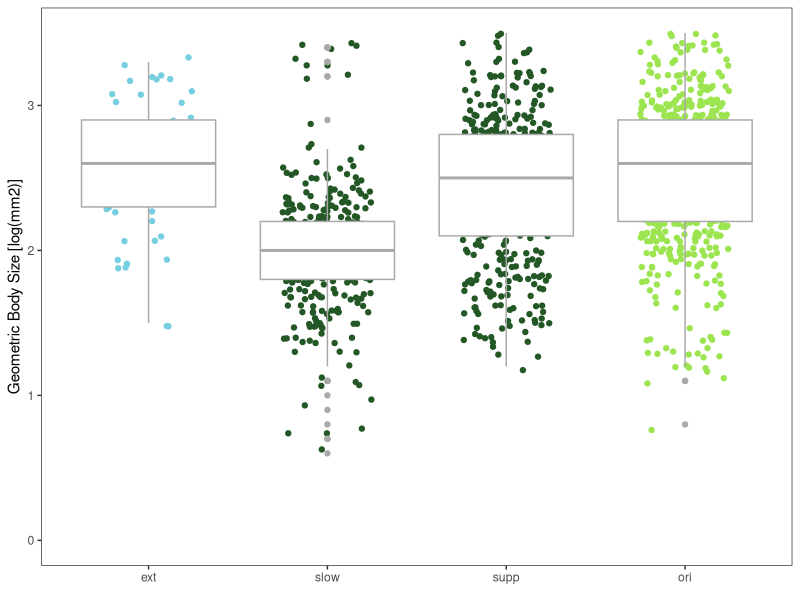
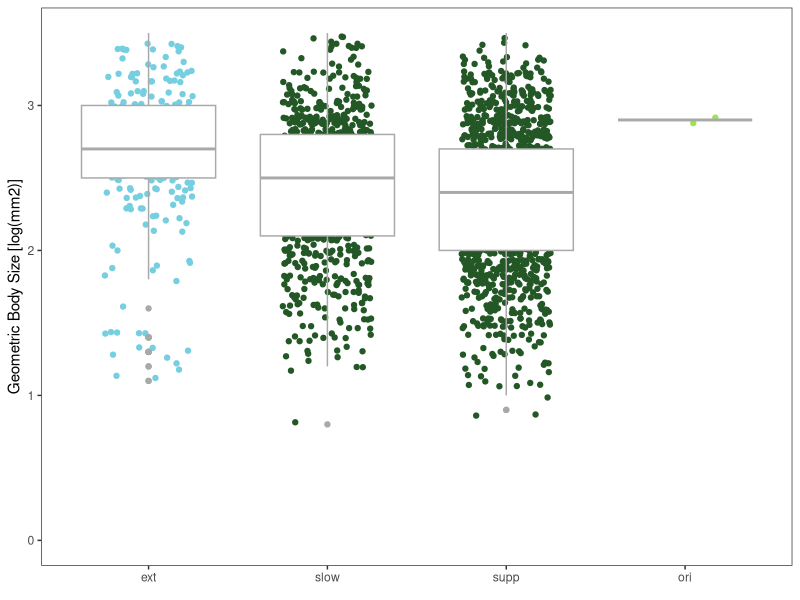
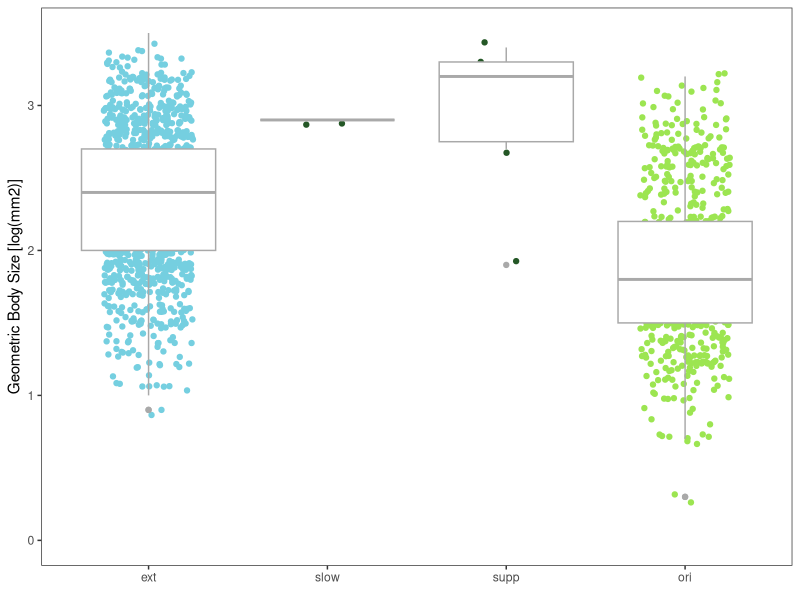
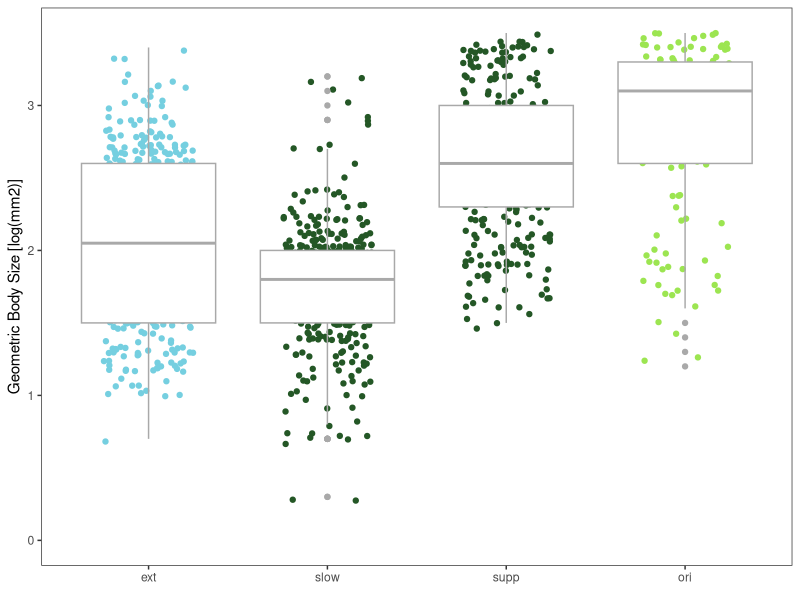
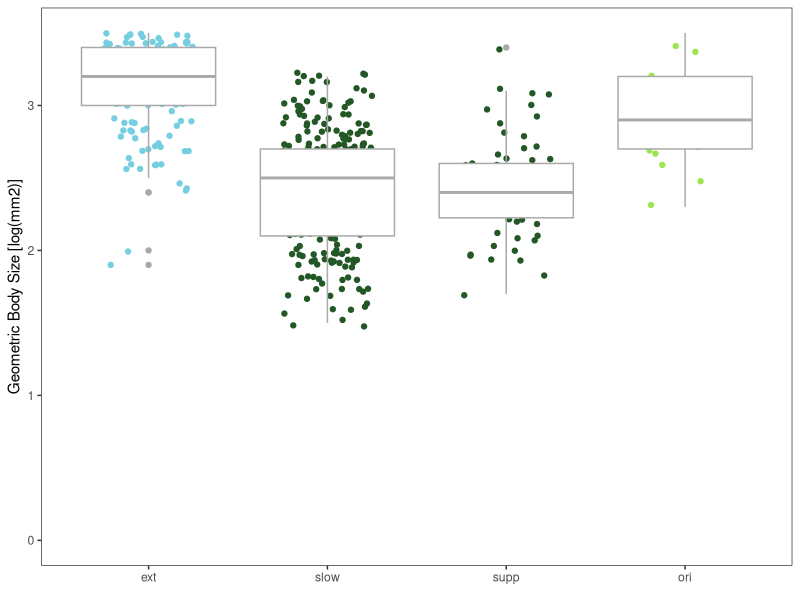
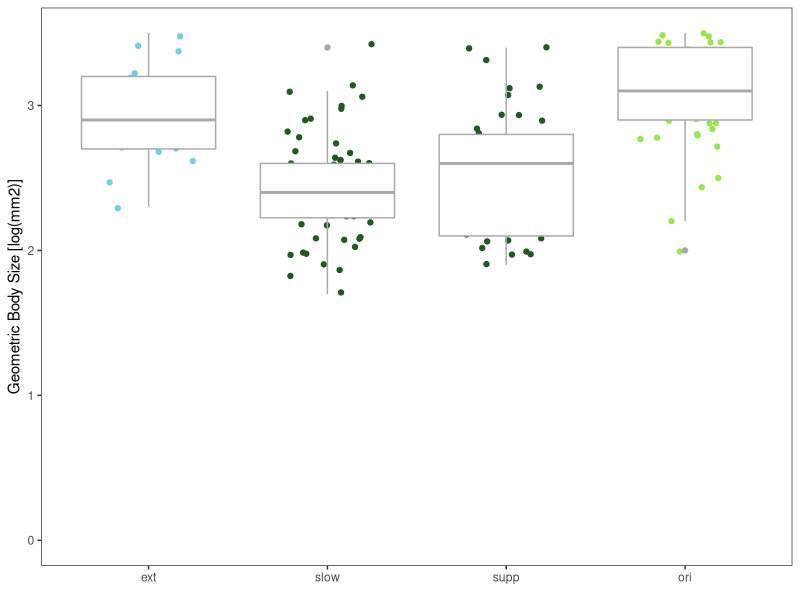
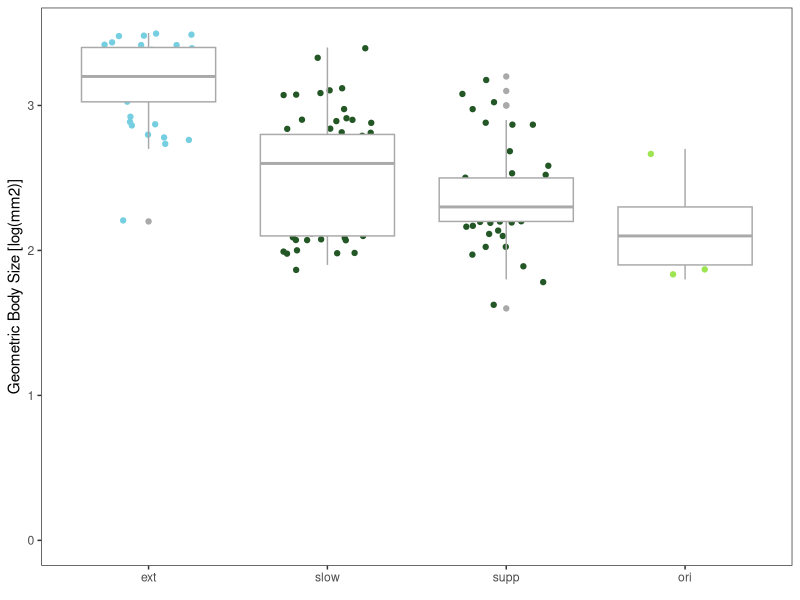
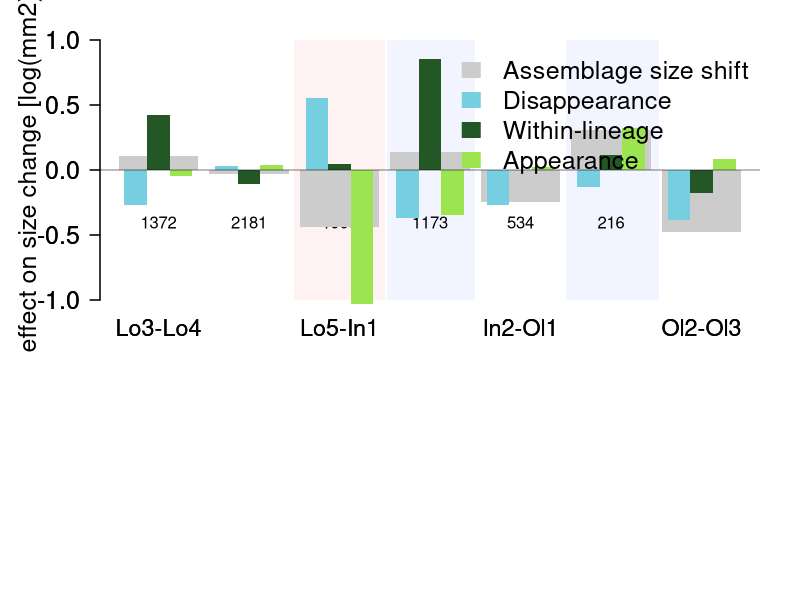

Source code (R) for these figures, in order:
library("ggplot2")

#Rego diagram, where the relative abundance of different species affects the results

#Read in raw data
siz <- read.csv2("WF_Bivalve_Body_Size.csv")

#read in the range information
rng <- read.csv2("HP_Bivalve_Ranges.csv", header = T, check.names = F) # 00absent, 1=range-through, 2=originates, 3 =extinct, 4=singleton
row.names(rng) <- rng$Name #change row names
rng$Name <- NULL # remove redundant column

#Set the different time bins
y <- c("Lo3", "Lo4", "Lo5", "In1", "In2", "Ol1", "Ol2", "Ol3")

#create a data frame that will store the plotting data
#you will need to set the time bin comparison names
df1 <- data.frame(Com = c("Lo3-Lo4", "Lo4-Lo5", "Lo5-In1", "In1-In2", "In2-Ol1", "Ol1-Ol2", "Ol2-Ol3"), 
                  Ass = NA, Ext = NA, Wit = NA, Ori = NA, Num = 0)

#Main loop to calculate mean body size changes
for (i in 1: nrow(df1)) {
  print(paste("Iteration", i))

  low <- y[[i]] # set the lower time bin name
  upp <- y[[i+1]] # set the upper time bin name

#subset the interval for comparison
int <- siz[siz$StrSeq == low | siz$StrSeq == upp,]
print(summary(int$status))
df1[i,"Num"] <- nrow(int)

#add the status of each taxon to the size dataset (0,1,2,3,4)
x <- unique(int$Name)
df1[i,"Div"] <- length(x)

for (k in 1: length(x)){
  
  for (j in 1: nrow(int)){
    
    if(int[j,"Name"] == x[[k]]){
    int[j,"Lstatus"] <- (rng[x[[k]], low])
    int[j,"Ustatus"] <- (rng[x[[k]], upp])
    }
  }
}

#now create groups of samples based on status from main dataset
#whole assemblage body sizes in the lower time bin
all_low <- int[int$Lstatus == 1 | int$Lstatus == 2| int$Lstatus == 3| int$Lstatus == 4,]
all_low <- all_low[!is.na(all_low$Worker), ] # work around to remove NAs created by R

#lower time bin survivors
sur_low <- int[int$Lstatus == 1 | int$Lstatus == 2,]
sur_low <- sur_low[!is.na(sur_low$Worker), ] # work around to remove NAs created by R

#upper time bin survivors
sur_upp <- int[int$Ustatus == 1 | int$Ustatus == 3,]
sur_upp <- sur_upp[!is.na(sur_upp$Worker), ] # work around to remove NAs created by R

#whole assemblage of body sizes in the upper time bin
all_upp <- int[int$Ustatus == 1 | int$Ustatus == 2| int$Ustatus == 3| int$Ustatus == 4,]
all_upp <- all_upp[!is.na(all_upp$Worker), ] # work around to remove NAs created by R

sur_low <- sur_low[sur_low$StrSeq == low,]
sur_upp <- sur_upp[sur_upp$StrSeq == upp,]

#calculate the different means for the Rego categories
df1[i,"Ext"] <- mean(sur_low$LN)-mean(all_low$LN)
df1[i,"Wit"] <- mean(sur_upp$LN)-mean(sur_low$LN)
df1[i,"Ori"] <- mean(all_upp$LN)-mean(sur_upp$LN)
df1[i,"Ass"] <- mean(all_upp$LN)-mean(all_low$LN)

#for new plot
ext <- int[int$Lstatus == 3 | int$Lstatus == 4,]
ext <- ext$LN
ori <- int[int$Ustatus == 2 | int$Ustatus == 4,]
ori <- ori$LN
slow <- sur_low$LN
supp <- sur_upp$LN

df2 <- data.frame(length = 1:(length(ext)+length(supp)+length(slow)+length(ori)), ID = NA, value = NA)

for(i in 1: length(ext)){
  df2[i,"ID"] <- "ext"
  df2[i, "value"] <- ext[[i]]
}
for(i in 1: length(slow)){
  df2[i+length(ext),"ID"] <- "slow"
  df2[i+length(ext), "value"] <- slow[[i]]
}
for(i in 1: length(supp)){
  df2[i+length(ext)+length(slow),"ID"] <- "supp"
  df2[i+length(ext)+length(slow), "value"] <- supp[[i]]
}
for(i in 1: length(ori)){
  df2[i+length(ext)+length(supp)+length(slow),"ID"] <- "ori"
  df2[i+length(ext)+length(supp)+length(slow), "value"] <- ori[[i]]
}


df2$ID <- factor(df2$ID, levels = c("ext", "slow", "supp", "ori"))
ggplot(df2, aes(ID, value, colour = ID))+
  geom_jitter(width = 0.25) +
  geom_boxplot(colour = "darkgrey")+
  scale_color_manual(values=c("#75CFE0", "#245726", "#245726", "#9CE551"))+
  scale_y_continuous(limits = c(0, 3.5))+
  theme_bw() +
  ylab("Geometric Body Size [log(mm2)]") +
  xlab(element_blank())+
  theme(legend.position="none", panel.grid.major.x = element_blank(), panel.grid.major.y = element_blank(), panel.grid.minor.y = element_blank())

ggsave("extinction_sizes.eps", plot=last_plot(), device="eps", width = 90, height = 90, units = c("mm"))

###################

}

#rename the rows of the results and remove name column
row.names(df1) <- df1[,"Com"]
df1[,"Com"] <- NULL

#check your results
summary(df1)

##Plot
#set the colours
rego_col <- c("#75CFE0", "#245726", "#9CE551")
T.t <- t(as.matrix(df1[,2:4])) #trans

windows(12, 9)
par(mar=c(15,5,2,2))
barplot(T.t, ylab="effect on size change [log(mm2)]", xlab="", beside=T, col=rego_col, ylim=c(-1, 1), border = NA, cex.axis = 1.5, cex.lab=1.5,
        names.arg=c("Lo3-Lo4", "Lo4-Lo5", "Lo5-In1","In1-In2", "In2-Ol1", "Ol1-Ol2", "Ol2-Ol3"), las=1, cex.names = 1.4)

rect(8.5, -1.5, 12.5, 3.1, col="#fff2f2", border=NA) #extinction 14.5
#text(10.5, -1.8, paste("EH (P/Tr)"), cex=1.8, col="#450303")

rect(12.6, -1.5, 16.5, 3.1, col="#f2f4ff", border=NA) #P-Tr boundary 22.5
#text(14.5, -1.8, paste("Late Gries."), cex=1.8, col="#030d4d")

rect(24.6, -1.5, 20.5, 3.1, col="#f2f4ff", border=NA) #P-Tr boundary 22.5
#text(22.5, -1.8, paste("E. Spath."), cex=1.8, col="#030d4d")

text(2.5, -.4, paste(df1[1,"Num"]))
text(6.5, -.4, paste(df1[2,"Num"]))
text(10.5, -.4, paste(df1[3,"Num"]))
text(14.5, -.4, paste(df1[4,"Num"]))
text(18.5, -.4, paste(df1[5,"Num"]))
text(22.5, -.4, paste(df1[6,"Num"]))
text(26.5, -.4, paste(df1[7,"Num"]))

rect(xleft=c(2.5, 6.5, 10.5, 14.5, 18.5, 22.5,26.5)-1.75, ybottom=0, 
     xright=c(2.5, 6.5, 10.5, 14.5, 18.5, 22.5, 26.5)+1.75, ytop=df1$Ass, 
     col="grey80", border = NA)

barplot(T.t, ylab="", xlab="", beside=T, col=rego_col, border=NA, add=T, cex.axis = 1.5, cex.lab=1.5,
        names.arg=c("Lo3-Lo4", "Lo4-Lo5", "Lo5-In1","In1-In2", "In2-Ol1", "Ol1-Ol2", "Ol2-Ol3"), las=1, cex.names = 1.4)

abline(h=0, lwd=0.5)

legend("topright", legend=c("Assemblage size shift", "Disappearance", "Within-lineage", "Appearance"), 
       bty="n", fill=c("grey80", rego_col), border=c("grey80", rego_col), cex=1.5)

